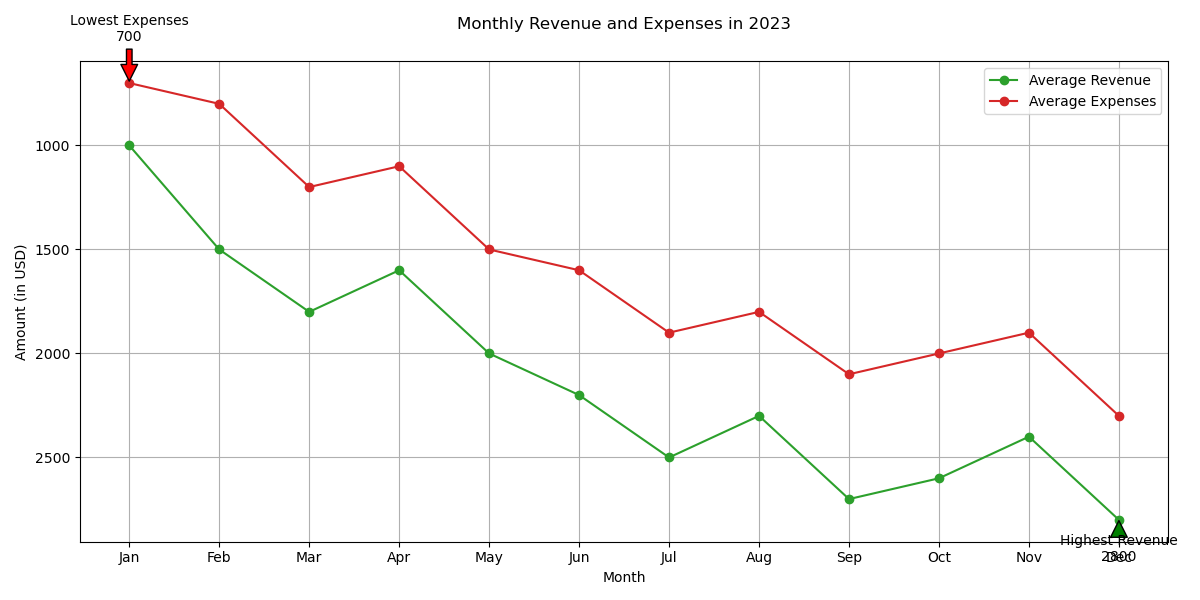

Generate this figure with Python:

import matplotlib.pyplot as plt

# Data
months = [
    'Jan', 'Feb', 'Mar', 'Apr', 'May', 'Jun',
    'Jul', 'Aug', 'Sep', 'Oct', 'Nov', 'Dec'
]
average_revenue = [1000, 1500, 1800, 1600, 2000, 2200, 2500, 2300, 2700, 2600, 2400, 2800]
average_expenses = [700, 800, 1200, 1100, 1500, 1600, 1900, 1800, 2100, 2000, 1900, 2300]

# Create the plot
plt.figure(figsize=(12, 6))
plt.plot(months, average_revenue, color='#2ca02c', marker='o', label="Average Revenue")
plt.plot(months, average_expenses, color='#d62728', marker='o', label="Average Expenses")

# Highlight Highest and Lowest Points
highest_revenue = max(average_revenue)
lowest_expenses = min(average_expenses)
highest_month_revenue = months[average_revenue.index(highest_revenue)]
lowest_month_expenses = months[average_expenses.index(lowest_expenses)]

plt.annotate(f'Highest Revenue\n{highest_revenue}', xy=(highest_month_revenue, highest_revenue), xytext=(highest_month_revenue, highest_revenue+200),
             arrowprops=dict(facecolor='green', shrink=0.05), ha='center')
plt.annotate(f'Lowest Expenses\n{lowest_expenses}', xy=(lowest_month_expenses, lowest_expenses), xytext=(lowest_month_expenses, lowest_expenses-200),
             arrowprops=dict(facecolor='red', shrink=0.05), ha='center')

# Customize the rest of the chart
plt.title("Monthly Revenue and Expenses in 2023", y=1.05)
plt.xlabel("Month")
plt.ylabel("Amount (in USD)")
plt.legend(loc='upper right')
plt.grid(True)
plt.gca().invert_yaxis()
plt.tight_layout()

# Show the plot
plt.show()
